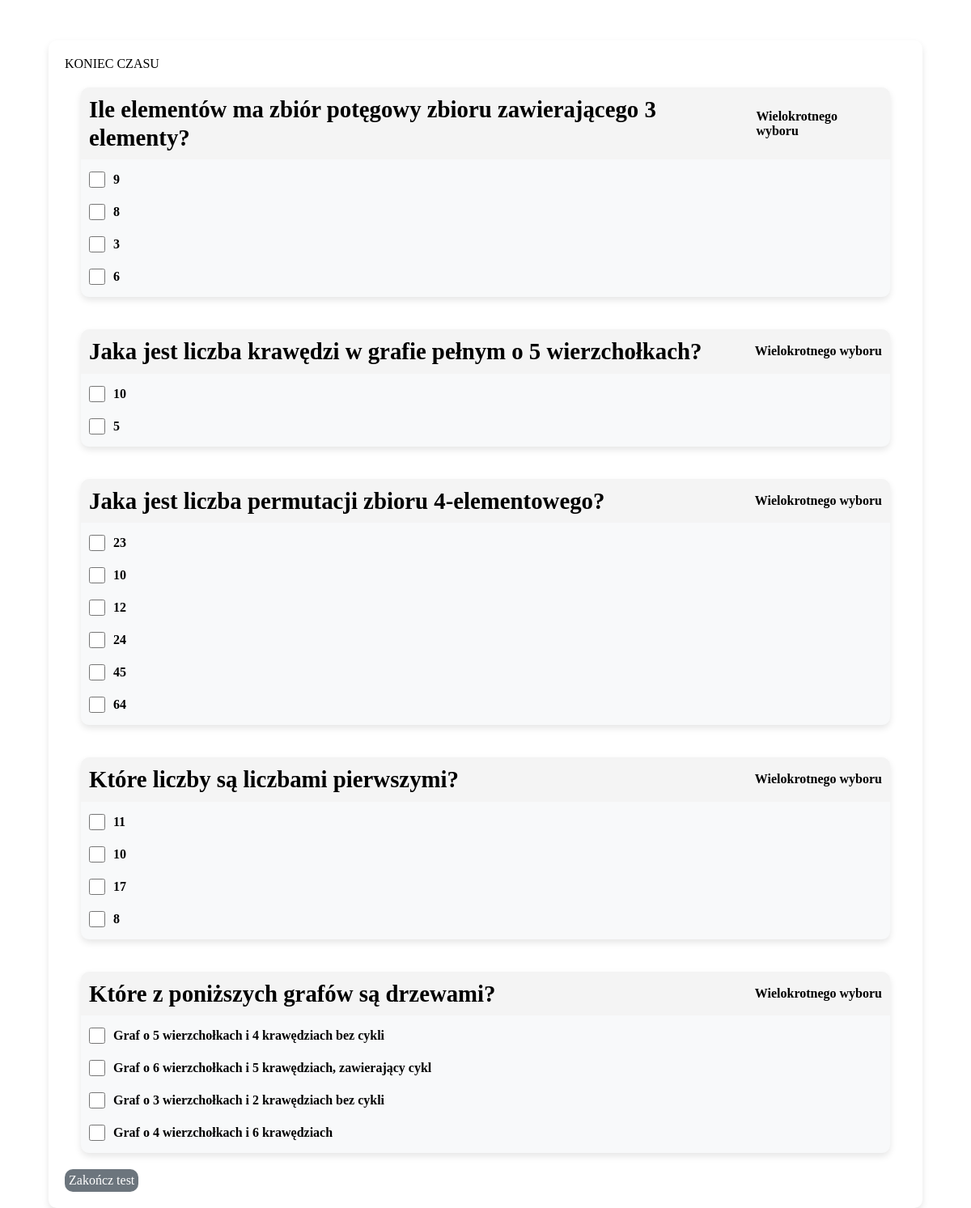
The app's page /student/rozpocznij_test.php?id_proby=160 with its own data.
### tables this page shows
CREATE TABLE `tOdpowiedzi` (
  `ID` int NOT NULL,
  `id_pytania` int NOT NULL,
  `tresc` text NOT NULL,
  `data_stworzenia` datetime DEFAULT CURRENT_TIMESTAMP,
  `data_aktualizacji` datetime DEFAULT CURRENT_TIMESTAMP ON UPDATE CURRENT_TIMESTAMP,
  `correct` tinyint(1) NOT NULL,
  `punkty` decimal(5,2) NOT NULL DEFAULT '0.00'
);

### public/student/rozpocznij_test.php (the view, shortened to what this page needs)
<?php
    require_once('../../config/connect.php');
    $id_proby = $_GET['id_proby'] ?? null;
    $sql = "SELECT id_testu, id_studenta FROM tProbyTestu WHERE ID = '$id_proby'";
    $result = mysqli_query($conn, $sql);
    $row = mysqli_fetch_assoc($result);
    $test_id = $row['id_testu'];
    function getQuestionsWithAnswers($conn, $test_id) {
        $query = "SELECT p.ID AS pytanie_id, p.tresc AS tresc_pytania,
                         o.ID AS odpowiedz_id, o.tresc AS tresc_odpowiedzi, p.typ AS typ_pytania
                  FROM tPytania p
                  JOIN tTestPytania tp ON p.ID = tp.id_pytania
                  JOIN tOdpowiedzi o ON p.ID = o.id_pytania
                  WHERE tp.id_testu = $test_id
                  ORDER BY p.ID";
        $result = mysqli_query($conn, $query);
        $questions = [];
        while ($row = mysqli_fetch_assoc($result)) {
            $pytanie_id = $row['pytanie_id'];
            if (!isset($questions[$pytanie_id])) {
                $questions[$pytanie_id] = [
                    'tresc_pytania' => $row['tresc_pytania'],
                    'typ_pytania' => $row['typ_pytania'],
                    'odpowiedzi' => []
                ];
            }
            $questions[$pytanie_id]['odpowiedzi'][] = [
                'id' => $row['odpowiedz_id'],
                'tresc_odpowiedzi' => $row['tresc_odpowiedzi']
            ];
        }
        return $questions;
    }
    $testQuestions = getQuestionsWithAnswers($conn, $test_id);
?>
<!DOCTYPE html>
<html lang="en">
<head>
    <link rel="stylesheet" href="../../assets/css/main.css">
</head>
<body>
    <main class="main">
        <div class="container">
            <form action="../../includes/student/submit_test.php" method="POST">
            <div id="timer"></div>
                <div class="tests-box">
                    <?php foreach ($testQuestions as $pytanie_id => $pytanie): ?>
                    <div class="test_card">
                        <div class="test_title">
                            <div>
                                <h1><?= htmlspecialchars($pytanie['tresc_pytania']) ?></h1>
                            </div>
                            <div>
                                <label><?= htmlspecialchars($pytanie['typ_pytania']) ?></label>
                            </div>
                        </div>
                        <div class="test-questions">
                            <?php foreach ($pytanie['odpowiedzi'] as $odpowiedz): ?>
                                <label class="answer-option">
                                    <input type="checkbox" name="odpowiedzi[<?= $pytanie_id ?>][]" value="<?= $odpowiedz['id'] ?>">
                                    <?= htmlspecialchars($odpowiedz['tresc_odpowiedzi']) ?>
                                </label>
                            <?php endforeach; ?>
                        </div>
                    </div>
                    <?php endforeach; ?>
                </div>
            <button type="submit" class="start-btn">Zakończ test</button>
            </form>
        </div>
    </main>
</body>
</html>

### assets/css/main.css (style rules this page uses)
* { padding: 0px; margin: 0px; border: none; }
*, *::before, *::after { box-sizing: border-box; }
aside, nav, footer, header, section, main { display: block; }
h1, h2, h3, h4, h5, h6, p { font-size: inherit; font-weight: inherit; }
input, textarea, button, select { font-family: inherit; font-size: inherit; color: inherit; background-color: transparent; }
button, input[type=submit] { display: inline-block; box-shadow: none; background-color: transparent; background: none; cursor: pointer; }
label { cursor: pointer; }
h1 { font-size: 1.8rem; font-weight: bold; line-height: 1.2; }
label { font-weight: bold; }
.container { width: 90%; padding: 20px; box-shadow: 0px 4px 8px rgba(0, 0, 0, 0.1); border-radius: 10px; }
.main { margin-top: 50px; display: flex; justify-content: center; align-items: center; }
label { display: block; margin: 5px 0; }
input, textarea, select { width: 100%; padding: 8px; margin: 5px 0 15px 0; border: 1px solid #ccc; border-radius: 4px; }
.tests-box { display: flex; flex-wrap: wrap; gap: 40px; padding: 20px; }
.test_card { width: 100%; border-radius: 10px; background-color: #f4f4f4; box-shadow: 0px 4px 8px rgba(0, 0, 0, 0.1); }
.test_title { display: flex; justify-content: space-between; margin: 10px 0px; padding: 0px 10px; align-items: center; }
.start-btn { padding: 5px 5px 5px 5px; border-radius: 10px; background-color: #6c757d; color: white; }
.test-questions { display: flex; flex-direction: column; gap: 10px; background-color: #f8f9fa; padding: 10px; border-radius: 0 0 10px 10px; }
.answer-option { display: flex; align-items: center; gap: 10px; }
.answer-option input[type=checkbox] { width: 20px; height: 20px; margin: 0; }

### records on screen
todpowiedzi: tresc "Graf o 5 wierzchołkach i 4 krawędziach bez cykli"
todpowiedzi: tresc "Graf o 6 wierzchołkach i 5 krawędziach, zawierający cykl"
todpowiedzi: tresc "Graf o 3 wierzchołkach i 2 krawędziach bez cykli"
todpowiedzi: tresc "Graf o 4 wierzchołkach i 6 krawędziach"

### other values on screen
$pytanie['tresc_pytania'] "Ile elementów ma zbiór potęgowy zbioru zawierającego 3 elementy?"
$pytanie['typ_pytania'] "Wielokrotnego wyboru"
$odpowiedz['tresc_odpowiedzi'] "9"
$odpowiedz['tresc_odpowiedzi'] "8"
$odpowiedz['tresc_odpowiedzi'] "3"
$odpowiedz['tresc_odpowiedzi'] "6"
$pytanie['tresc_pytania'] "Jaka jest liczba krawędzi w grafie pełnym o 5 wierzchołkach?"
$odpowiedz['tresc_odpowiedzi'] "10"
$odpowiedz['tresc_odpowiedzi'] "5"
$pytanie['tresc_pytania'] "Jaka jest liczba permutacji zbioru 4-elementowego?"
$odpowiedz['tresc_odpowiedzi'] "23"
$odpowiedz['tresc_odpowiedzi'] "12"
$odpowiedz['tresc_odpowiedzi'] "24"
$odpowiedz['tresc_odpowiedzi'] "45"
$odpowiedz['tresc_odpowiedzi'] "64"
